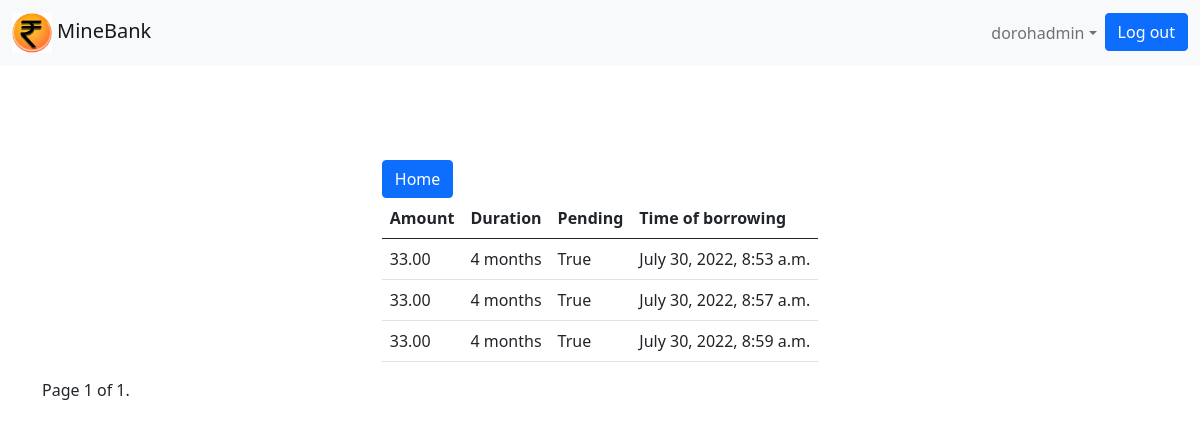
/accounts/loan_statement/20/ (signed in), run on the app's committed database.
### branch/models.py (models this page shows, shortened)
class Loan(models.Model):
    name = models.CharField(max_length=30, default="name")
    description = models.CharField(max_length=100)
    amount= models.DecimalField( max_digits=12, decimal_places=2)
    customer=models.ForeignKey(Customer, on_delete=models.CASCADE)
    duration=models.IntegerField()
    pending=models.BooleanField(default=False)
    timestamp = models.DateTimeField(auto_now_add = True)

### branch/views.py (the view)
# urls.py: path('accounts/loan_statement/<int:pk>/',views.loan_statement,name='loan_statement'),
def loan_statement(request,pk):
    account = get_object_or_404(Account, pk=pk)
    if request.method == 'GET':
        loans = Loan.objects.filter(customer__user=request.user)
        page = request.GET.get('page', 1)
        paginator = Paginator(loans, per_page=5)
        try:
            accounts = paginator.page(page)
        except PageNotAnInteger:
            accounts = paginator.page(1)
        except EmptyPage:
            accounts = paginator.page(paginator.num_pages)
        return render(request, 'loan_statement.html', { 'account':account, 'accounts':accounts})

### templates/loan_statement.html
{% extends 'base.html' %}
{% block content %}
       <div class="container d-flex justify-content-center">
         <div class="d-flex flex-column">
           <div style="height:20vh" class=""></div>
  <form class="" action="" method="post">
<a href="{%url 'home'%}" type="submit" class="btn btn-primary" name="button">Home</a>
<table class="table">
  <thead>
    <tr>
      <th scope="col">Amount</th>
      <th scope="col">Duration</th>
      <th scope="col">Pending</th>
      <th scope="col">Time of borrowing</th>
    </tr>
  </thead>
  <tbody>
    <tr>
{% for loan in accounts%}
      <td > {{loan.amount}}</td>
      <td > {{loan.duration}} months</td>
      <td >
        {{loan.pending}}
    </td>
      <td > {{loan.timestamp}}</td>
    </tr>
    {% endfor %}
  </tbody>
</table>
  </form>
</div>
</div>
{% include 'includes/pagination.html'%}
{% endblock %}

### templates/base.html (shortened to what this page needs)
{% load static %}<!doctype html>
<html lang="en">
  <head>
    <link href="https://cdn.jsdelivr.net/npm/bootstrap@5.0.2/dist/css/bootstrap.min.css" rel="stylesheet">
  </head>
  <body>
    {%block body%}
    <header class = "header fixed-top">
      <nav class="navbar navbar-expand-lg navbar-light bg-light">
          <div class="container-fluid">
            <a href="{% url 'home' %}" class=" navbar-brand">
              <img src="static/assets/img/logo.jpg" style="height:5vh" alt="">
              <span>MineBank</span>
            </a>
          <div class="collapse navbar-collapse" id="navbarResponsive">
          {% if user.is_authenticated%}
            <ul class="navbar-nav ms-auto">
              <li class="nav-item active">
                  <li class="nav-item">
                      <a class="nav-item nav-link dropdown-toggle mr-md-2" href="#" id="userMenu" data-toggle="dropdown" aria-haspopup="true" aria-expanded="false">{{user.username}}</a>
                  </li>
                  <li class="nav-item">
                        <a class="btn btn-primary ml-auto"href="{% url 'account_logout' %}">Log out</a>
                      </li>
                    </li>
                </ul>
              </div>
            </div>
          {% endif%}
  </nav>
</header>
  <div class="container">
  {% block content %}{% endblock %}
  </div>
      {% endblock body%}
  </body>
</html>

### data on the page
Loan: amount "33.00", duration "4", pending "True", timestamp "July 30, 2022, 8:53 a.m."
Loan: amount "33.00", duration "4", pending "True", timestamp "July 30, 2022, 8:57 a.m."
Loan: amount "33.00", duration "4", pending "True", timestamp "July 30, 2022, 8:59 a.m."

### other printed values
{{ user.username }} "dorohadmin"
{{ accounts.number }} "1"
{{ accounts.paginator.num_pages }} "1"
